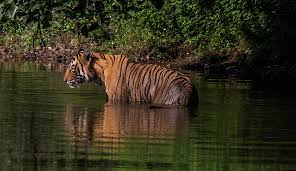
#> input picture media/animal.jpeg, 296 x 171 px
$ python thresholding_cv2.py
#> lines starting #> are read from the running program, lines starting #| are printed output that depends on the picture; after the words box and inside, x2 and y2 are one past the last pixel; in counts of white or black regions, pixels touching at a corner belong together
"""
Author: Davide POllicino
Date: 11/05/2020
"""
import cv2
image_to_analize = cv2.imread("../media/animal.jpeg")
#> image_to_analize is the input picture: shape (171, 296, 3); mean B, G, R 29.5, 49.9, 53.5
gray_image = cv2.cvtColor(image_to_analize, cv2.COLOR_BGR2GRAY)
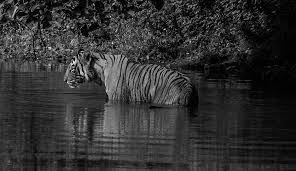
#> gray_image: shape (171, 296); min 0, max 241, mean 48.7
new_img = cv2.threshold(gray_image,120,255,cv2.THRESH_BINARY)
cv2.imwrite("thresholding.jpg", new_img[1])
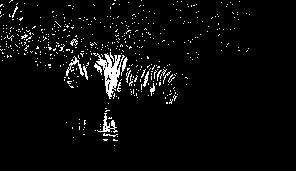
#> saved as thresholding.jpg: shape (171, 296); 4.1% white in thin lines or dots, all inside (x1, y1, x2, y2) = (0, 0, 250, 146)
cv2.waitKey(10)
